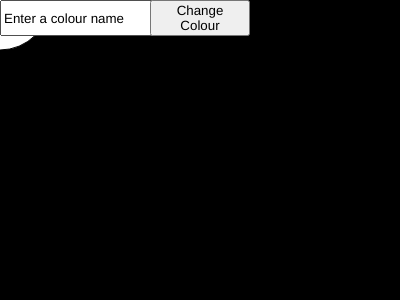
Frame 1 (no input)
Frame 60 (no input): identical to frame 1, image omitted
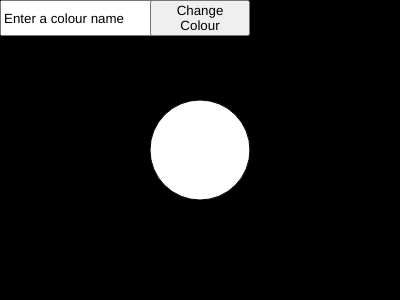
Frame 120 (the mouse pressed at the canvas centre since frame 60)

The p5.js sketch that drew these frames (run headless with seeded random() and noise() and a simulated clock; from frame 60 on, the mouse is pressed at the canvas centre):

// p5.js sketch
// ── sketch.js
let nameInput, submitButton;
const colours = new Map();


function setup() {
    createCanvas(400, 300);
    setupInputs();
    colours.set("white", color(255));
    colours.set("red", color(255, 0, 0));
    colours.set("blue", color(0, 0, 255));
}

function draw() {
    background(0);
    circle(mouseX, mouseY, 100);
}

function setupInputs() {
    nameInput = createInput("Enter a colour name");
    submitButton = createButton("Change Colour");
    const main = select("main");
    nameInput.parent(main);
    submitButton.parent(main);
    nameInput.size(150, 30);
    submitButton.size(100, 36);
    nameInput.position(0, 0);
    submitButton.position(150, 0);
    submitButton.mouseClicked(makeCircles);
}

function makeCircles() {
    try {
        const col = colours.get(nameInput.value());
        fill(col);
    } catch (e) {
        fill(255, 0, 255);
        console.log(e);
    }
}
